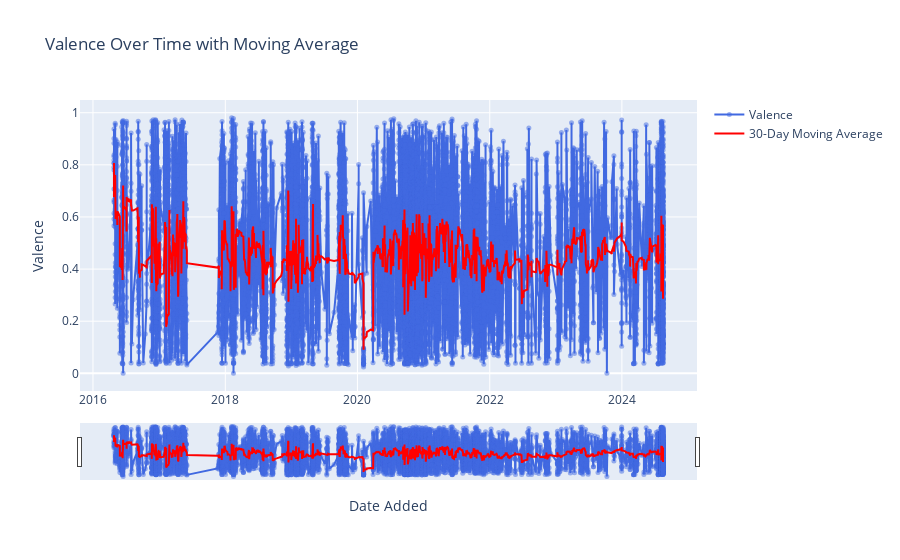

Notebook source saved alongside this figure:
### Code cell
# Sort the DataFrame by the "Added At2" column
df_subset.sort_values('Added At2', inplace=True)

window_size = 30  # Adjust the window size as needed
df_subset['Valence_MA'] = df_subset['Valence'].rolling(window=window_size, min_periods=1).mean()

# Create interactive plot with Plotly
fig = go.Figure()

# Add scatter plot for Valence
fig.add_trace(go.Scatter(x=df_subset['Added At2'], y=df_subset['Valence'], mode='markers+lines', name='Valence',
                         line=dict(color='royalblue'), marker=dict(size=5, color='royalblue', opacity=0.5)))

# Add line plot for Moving Average
fig.add_trace(go.Scatter(x=df_subset['Added At2'], y=df_subset['Valence_MA'], mode='lines', name=f'{window_size}-Day Moving Average',
                         line=dict(color='red', width=2)))

# Update layout for better readability
fig.update_layout(
    title='Valence Over Time with Moving Average',
    xaxis_title='Date Added',
    yaxis_title='Valence',
    xaxis=dict(
        title='Date Added',
        rangeslider=dict(visible=True),
        type='date'
    ),
    yaxis=dict(
        title='Valence'
    ),
    autosize=True
)

# Show the plot
fig.show()

### Figure 1 — Plotly figure (JSON) as saved in the notebook; plotly's stock layout.template omitted (floating-point values rounded to 4 significant figures; data arrays with more than 128 entries replaced by an {"elided": "..."} marker saying what was removed)
{"data": [{"line": {"color": "royalblue"}, "marker": {"color": "royalblue", "opacity": 0.5, "size": 5}, "mode": "markers+lines", "name": "Valence", "type": "scatter", "x": {"elided": "10609 str values"}, "y": {"elided": "10609 float values"}}, {"line": {"color": "red", "width": 2}, "mode": "lines", "name": "30-Day Moving Average", "type": "scatter", "x": {"elided": "10609 str values"}, "y": {"elided": "10609 float values"}}], "layout": {"autosize": true, "title": {"text": "Valence Over Time with Moving Average"}, "xaxis": {"rangeslider": {"visible": true}, "title": {"text": "Date Added"}, "type": "date"}, "yaxis": {"title": {"text": "Valence"}}}}
